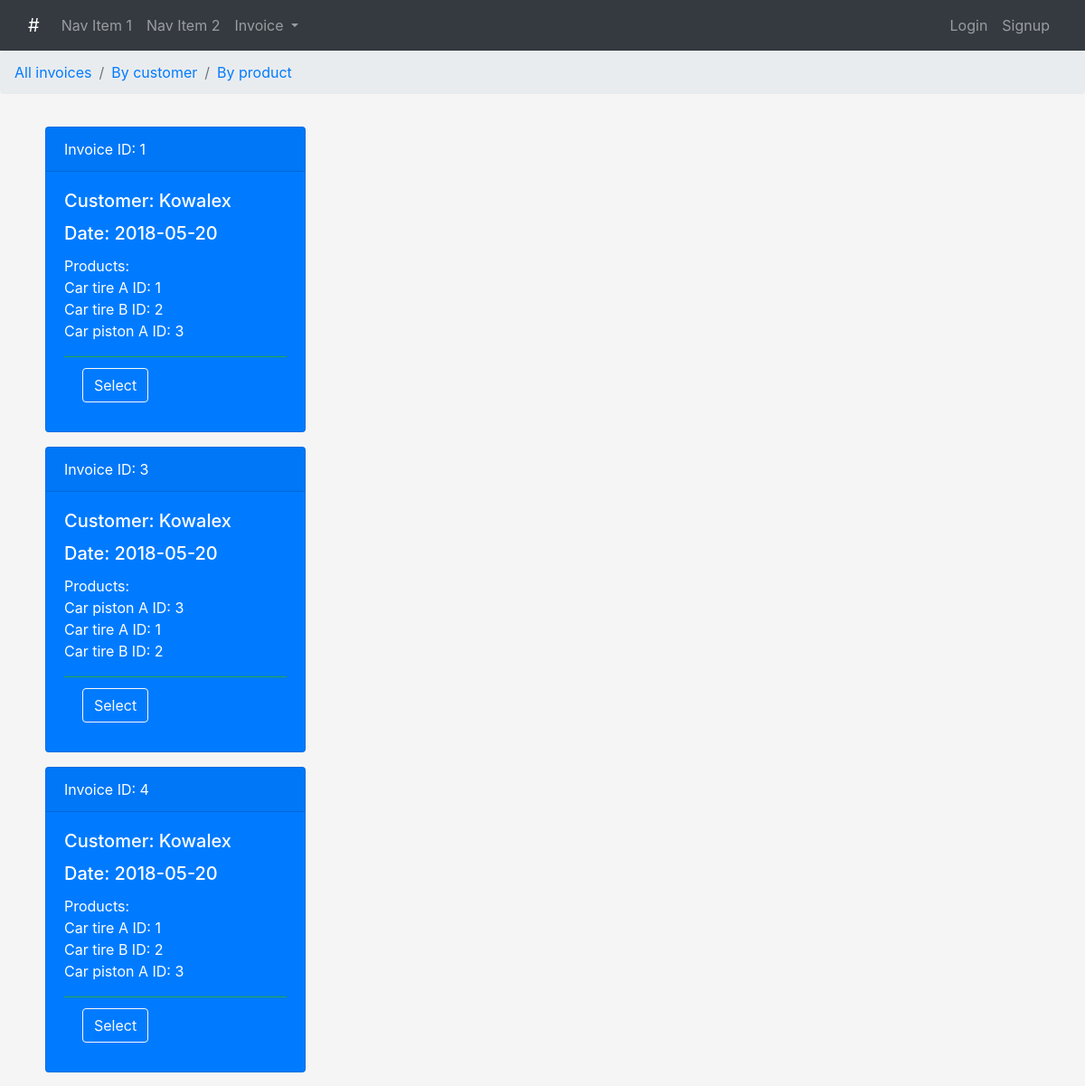
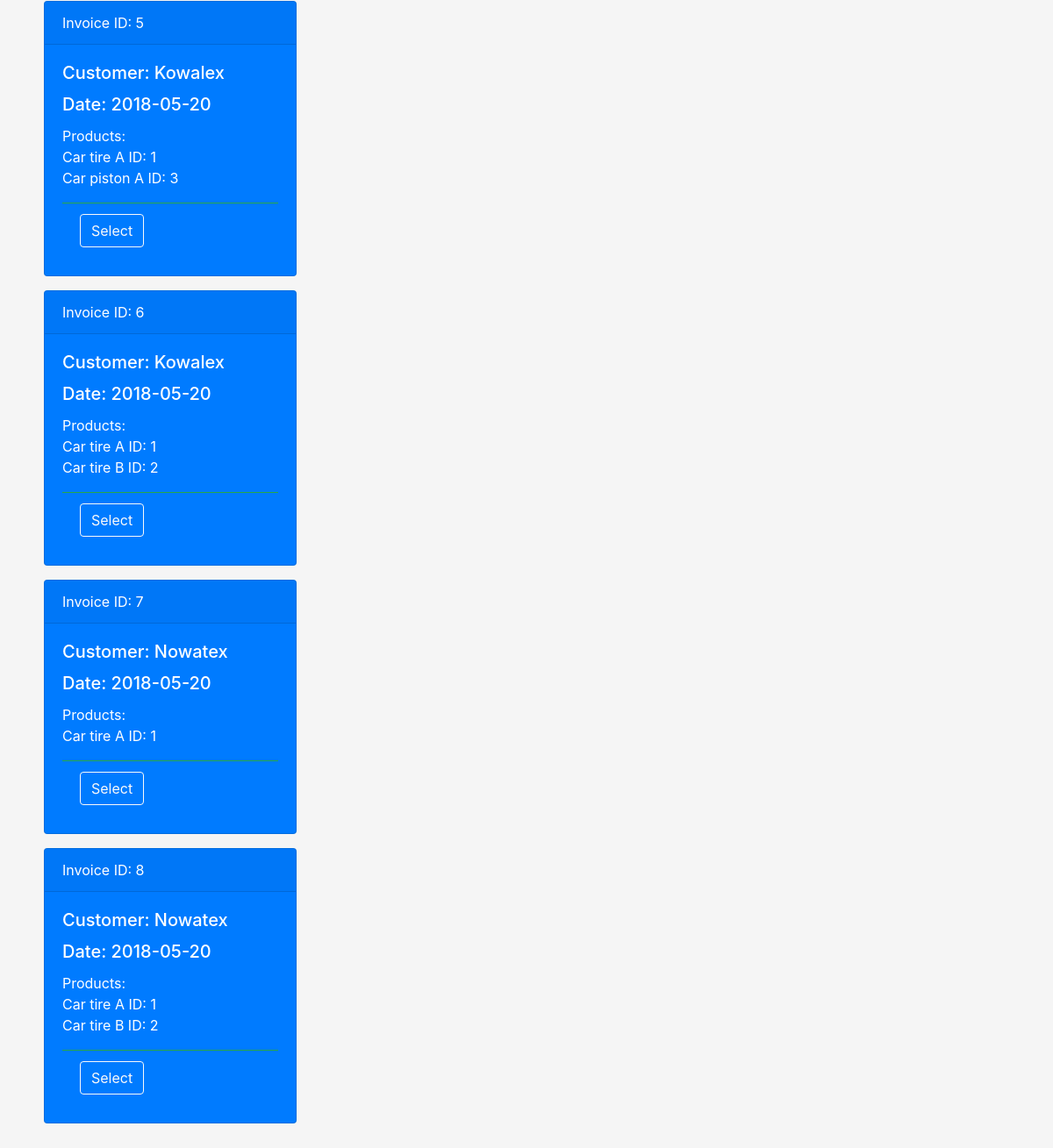
The page /invoices/product/1 on the database its author committed (2 pictures, top to bottom).
### models.py (models this page shows)
class Invoices(db.Model):
    __tablename__ = 'invoices'
    invoices_id = db.Column(db.Integer, primary_key=True)
    net = db.Column(db.Integer, default=0)
    tax = db.Column(db.Integer, default=0)
    sum = db.Column(db.Integer, default=0)
    customer_id = db.Column(db.Integer, db.ForeignKey('customers.customers_id'), nullable=False)
    date = db.Column(db.DateTime, nullable=False, default=datetime.utcnow)
    payment_date = db.Column(db.DateTime, nullable=False, default=datetime.utcnow)
    quantities = db.relationship('Quantities', backref='invoice', lazy=True)

class Customers(db.Model):
    __tablename__ = 'customers'
    customers_id = db.Column(db.Integer, primary_key=True)
    name = db.Column(db.String(80), nullable=False)
    nip = db.Column(db.String(30), nullable=False)
    adress = db.Column(db.String(80), nullable=False)
    payment = db.Column(db.Integer, default=0)
    invoices = db.relationship('Invoices', backref='customer', lazy=True)

class Products(db.Model):
    __tablename__ = 'products'
    products_id = db.Column(db.Integer, primary_key=True)
    name = db.Column(db.String(80), nullable=False)
    group = db.Column(db.String(30), nullable=False)
    stock_quantity = db.Column(db.Integer, default=0)
    price = db.Column(db.Integer, default=0)
    ordering = db.relationship('Invoices', secondary=orders, backref=db.backref('invoicing'), lazy='dynamic')
    product_qty = db.relationship('Quantities', backref='product', lazy=True)

### views.py (the view)
@app.route('/invoices/product/<int:product_id>', methods=['GET','POST'])
def product_invoices(product_id):
    selected_product = Products.query.get_or_404(product_id)
    if request.method == 'POST':
        inv_id = request.form.get('selected_invoice')
        return redirect(url_for('selected_invoice', inv_id=inv_id))
    return render_template('invoices.html', selected_product=selected_product)

### templates/invoices.html (shortened to what this page needs)
{% extends 'layout.html' %}
{% block body %}
<nav aria-label="breadcrumb">
  <ol class="breadcrumb">
    <li class="breadcrumb-item"><a href="{{url_for('invoices_archive')}}">All invoices</a></li>
    <li class="breadcrumb-item"><a href="{{url_for('invoices_by_customer')}}">By customer</a></li>
    <li class="breadcrumb-item"><a href="{{url_for('invoices_by_product')}}">By product</a></li>
  </ol>
</nav>
{% if selected_product %}
<div class="container">
    <div class="row">
  <div class="col-sm-4">
      {% for invoice in selected_product.ordering %}
<div class="card-deck">
<div class="card text-white bg-primary mb-3" style="max-width: 18rem;">
  <div class="card-header">Invoice ID: {{invoice.invoices_id}}</div>
  <div class="card-body">
    <h5 class="card-title">Customer: {{invoice.customer.name}}</h5>
      <h5 class="card-title">Date: {{invoice.date.date()}}</h5>
    <p class="card-text">Products: <br>
    {% for product in invoice.invoicing %}
    {{product.name}} ID: {{product.products_id}} <br>
    {% endfor %}
    </p>
  <div class="card-footer bg-transparent border-success">
      <form method="POST">
      <button type="submit" class="btn btn-outline-light">
              Select
      </button>
      </form>
  </div>
  </div>
</div>
</div>
       {% endfor %}
    </div>
    </div>
</div>
{% endif %}
{% endblock %}

### static/css/my_style.css (style rules this page uses)
body { background-color: WhiteSmoke; }
.container { padding: 20px; }

### rows shown on the page
Invoices: invoices_id "1", customer.name "Kowalex", date "2018-05-20"
Products: name "Car tire A", products_id "1"
Products: name "Car tire B", products_id "2"
Products: name "Car piston A", products_id "3"
Invoices: invoices_id "3", customer.name "Kowalex", date "2018-05-20"
Invoices: invoices_id "4", customer.name "Kowalex", date "2018-05-20"
Invoices: invoices_id "5", customer.name "Kowalex", date "2018-05-20"
Invoices: invoices_id "6", customer.name "Kowalex", date "2018-05-20"
Invoices: invoices_id "7", customer.name "Nowatex", date "2018-05-20"
Invoices: invoices_id "8", customer.name "Nowatex", date "2018-05-20"
